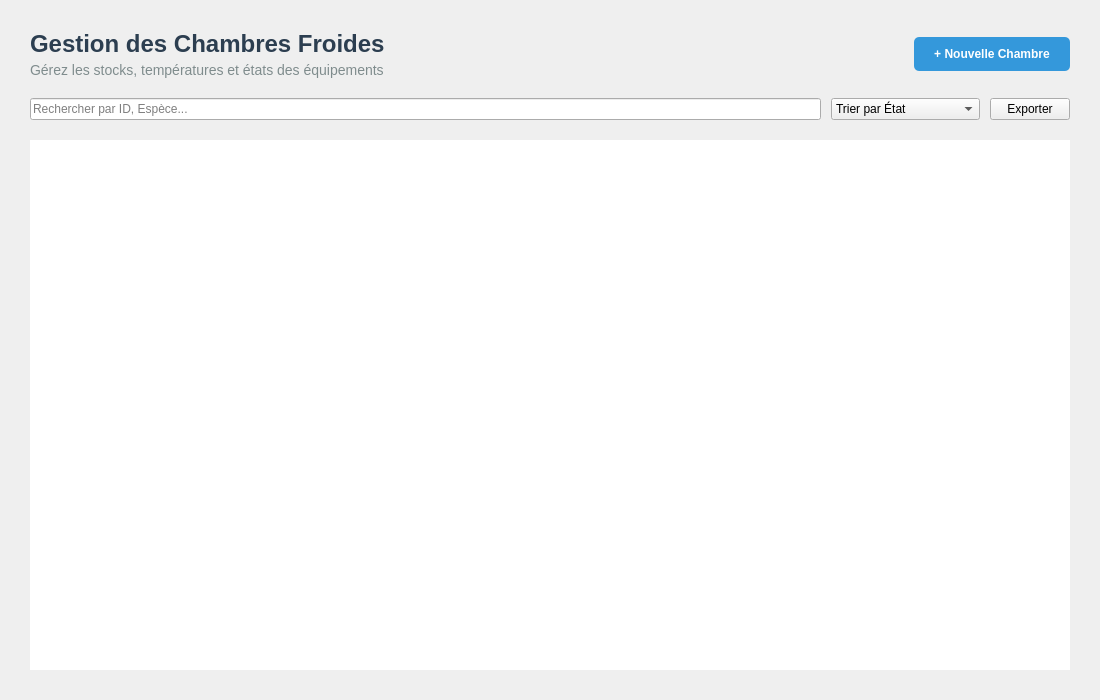
<?xml version="1.0" encoding="UTF-8"?>
<ui version="4.0">
 <class>ChambresFroidesPage</class>
 <widget class="QWidget" name="ChambresFroidesPage">
  <property name="geometry">
   <rect>
    <x>0</x>
    <y>0</y>
    <width>1100</width>
    <height>700</height>
   </rect>
  </property>
  <layout class="QVBoxLayout" name="verticalLayout">
   <property name="spacing">
    <number>20</number>
   </property>
   <property name="leftMargin">
    <number>30</number>
   </property>
   <property name="topMargin">
    <number>30</number>
   </property>
   <property name="rightMargin">
    <number>30</number>
   </property>
   <property name="bottomMargin">
    <number>30</number>
   </property>
   <item>
    <layout class="QHBoxLayout" name="headerLayout">
     <item>
      <layout class="QVBoxLayout" name="titleLayout">
       <property name="spacing">
        <number>4</number>
       </property>
       <item>
        <widget class="QLabel" name="lblTitle">
         <property name="text">
          <string>Gestion des Chambres Froides</string>
         </property>
         <property name="styleSheet">
          <string notr="true">font-size: 24px; font-weight: bold; color: #2C3E50;</string>
         </property>
        </widget>
       </item>
       <item>
        <widget class="QLabel" name="lblSubtitle">
         <property name="text">
          <string>Gérez les stocks, températures et états des équipements</string>
         </property>
         <property name="styleSheet">
          <string notr="true">font-size: 14px; color: #7F8C8D;</string>
         </property>
        </widget>
       </item>
      </layout>
     </item>
     <item>
      <spacer name="horizontalSpacer">
       <property name="orientation">
        <enum>Qt::Horizontal</enum>
       </property>
       <property name="sizeHint" stdset="0">
        <size>
         <width>40</width>
         <height>20</height>
        </size>
       </property>
      </spacer>
     </item>
     <item>
      <widget class="QPushButton" name="btnAddChambre">
       <property name="text">
        <string>+ Nouvelle Chambre</string>
       </property>
       <property name="cursor">
        <cursorShape>PointingHandCursor</cursorShape>
       </property>
       <property name="styleSheet">
        <string notr="true">
            QPushButton {
                background-color: #3498db; 
                color: white; 
                padding: 10px 20px; 
                border-radius: 5px; 
                font-weight: bold;
            }
            QPushButton:hover {
                background-color: #2980b9;
            }
        </string>
       </property>
      </widget>
     </item>
    </layout>
   </item>
   <item>
    <layout class="QHBoxLayout" name="filterLayout">
     <property name="spacing">
      <number>10</number>
     </property>
     <item>
      <widget class="QLineEdit" name="searchBar">
       <property name="placeholderText">
        <string>Rechercher par ID, Espèce...</string>
       </property>
       <property name="minimumHeight">
        <number>40</number>
       </property>
      </widget>
     </item>
     <item>
      <widget class="QComboBox" name="comboSortField">
       <property name="minimumHeight">
        <number>40</number>
       </property>
       <item>
        <property name="text">
         <string>Trier par État</string>
        </property>
       </item>
       <item>
        <property name="text">
         <string>Trier par Température</string>
        </property>
       </item>
       <item>
        <property name="text">
         <string>Trier par Capacité</string>
        </property>
       </item>
      </widget>
     </item>
     <item>
      <widget class="QPushButton" name="btnExport">
       <property name="text">
        <string>Exporter</string>
       </property>
       <property name="minimumHeight">
        <number>40</number>
       </property>
       <property name="cursor">
        <cursorShape>PointingHandCursor</cursorShape>
       </property>
      </widget>
     </item>
    </layout>
   </item>
   <item>
    <widget class="QTableWidget" name="tableChambres">
     <property name="frameShape">
      <enum>QFrame::NoFrame</enum>
     </property>
     <property name="showGrid">
      <bool>false</bool>
     </property>
     <property name="sortingEnabled">
      <bool>true</bool>
     </property>
     <attribute name="horizontalHeaderStretchLastSection">
      <bool>true</bool>
     </attribute>
     <attribute name="verticalHeaderVisible">
      <bool>false</bool>
     </attribute>
    </widget>
   </item>
  </layout>
 </widget>
</ui>
